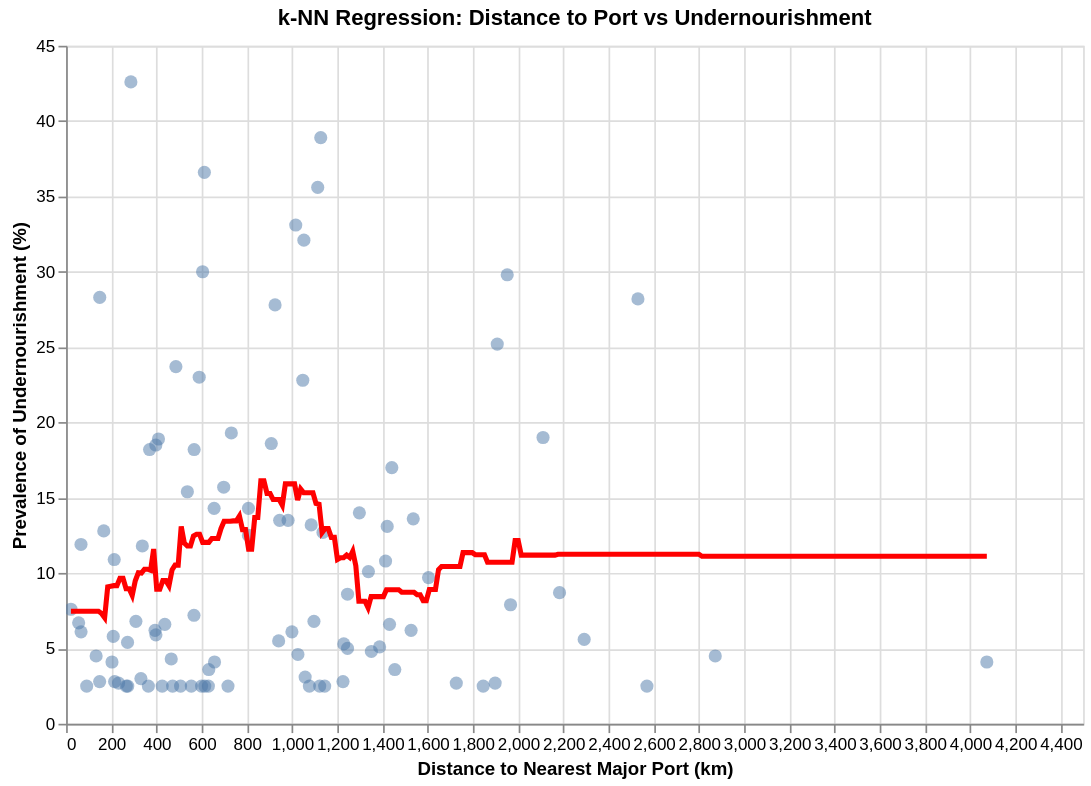

The cell this chart's notebook holds for it:
### Code cell
# k-NN Regression: Distance to Port vs Undernourishment
x_dist, y_dist_pred = get_knn_predictions(reg_df['dist_to_nearest_port_km'], reg_df['latest_undernourishment'], k=15)
dist_pred_df = pd.DataFrame({'dist_to_nearest_port_km': x_dist, 'predicted_undernourishment': y_dist_pred})

scatter_dist = alt.Chart(reg_df).mark_point(filled=True, size=60, opacity=0.5).encode(
    x=alt.X('dist_to_nearest_port_km:Q', title='Distance to Nearest Major Port (km)'),
    y=alt.Y('latest_undernourishment:Q', title='Prevalence of Undernourishment (%)'),
    tooltip=['dist_to_nearest_port_km', 'latest_undernourishment']
)

line_dist = alt.Chart(dist_pred_df).mark_line(color='red', size=3).encode(
    x='dist_to_nearest_port_km:Q',
    y='predicted_undernourishment:Q'
)

(scatter_dist + line_dist).properties(
    width=600,
    height=400,
    title='k-NN Regression: Distance to Port vs Undernourishment'
).interactive()

### Figure 1 — Vega-Lite specification as saved in the notebook (floating-point values rounded to 4 significant figures; data arrays with more than 128 entries replaced by an {"elided": "..."} marker saying what was removed)
{"config": {"view": {"continuousWidth": 300, "continuousHeight": 300}}, "layer": [{"data": {"name": "data-6b98e804f05e21e04bb483b03b6faf44"}, "mark": {"type": "point", "filled": true, "opacity": 0.5, "size": 60}, "encoding": {"tooltip": [{"field": "dist_to_nearest_port_km", "type": "quantitative"}, {"field": "latest_undernourishment", "type": "quantitative"}], "x": {"field": "dist_to_nearest_port_km", "title": "Distance to Nearest Major Port (km)", "type": "quantitative"}, "y": {"field": "latest_undernourishment", "title": "Prevalence of Undernourishment (%)", "type": "quantitative"}}, "name": "view_5"}, {"data": {"name": "data-4dbbe6d07fa882ed475798710cb52b57"}, "mark": {"type": "line", "color": "red", "size": 3}, "encoding": {"x": {"field": "dist_to_nearest_port_km", "type": "quantitative"}, "y": {"field": "predicted_undernourishment", "type": "quantitative"}}}], "height": 400, "params": [{"name": "param_20", "select": {"type": "interval", "encodings": ["x", "y"]}, "bind": "scales", "views": ["view_5"]}], "title": "k-NN Regression: Distance to Port vs Undernourishment", "width": 600, "$schema": "https://vega.github.io/schema/vega-lite/v5.20.1.json", "datasets": {"data-6b98e804f05e21e04bb483b03b6faf44": [{"dist_to_nearest_port_km": 604.0, "GDP_billions_USD": 26.67, "latest_undernourishment": 30.0}, {"dist_to_nearest_port_km": 1052.0, "GDP_billions_USD": 31.47, "latest_undernourishment": 32.1}, {"dist_to_nearest_port_km": 1967.0, "GDP_billions_USD": 1.137, "latest_undernourishment": 7.9}, {"dist_to_nearest_port_km": 1845.0, "GDP_billions_USD": 103.5, "latest_undernourishment": 2.5}, {"dist_to_nearest_port_km": 266.4, "GDP_billions_USD": 80.81, "latest_undernourishment": 2.5}, {"dist_to_nearest_port_km": 214.7, "GDP_billions_USD": 519.2, "latest_undernourishment": 2.8}, {"dist_to_nearest_port_km": 1016.0, "GDP_billions_USD": 53.79, "latest_undernourishment": 33.1}, {"dist_to_nearest_port_km": 1454.0, "GDP_billions_USD": 91.8, "latest_undernourishment": 3.6}, {"dist_to_nearest_port_km": 506.5, "GDP_billions_USD": 51.53, "latest_undernourishment": 2.5}, {"dist_to_nearest_port_km": 1245.0, "GDP_billions_USD": 29.49, "latest_undernourishment": 8.6}, {"dist_to_nearest_port_km": 369.3, "GDP_billions_USD": 9.651, "latest_undernourishment": 18.2}, {"dist_to_nearest_port_km": 1441.0, "GDP_billions_USD": 2.002, "latest_undernourishment": 17.0}, {"dist_to_nearest_port_km": 308.8, "GDP_billions_USD": 617.0, "latest_undernourishment": 6.8}, {"dist_to_nearest_port_km": 588.9, "GDP_billions_USD": 94.18, "latest_undernourishment": 23.0}, {"dist_to_nearest_port_km": 1604.0, "GDP_billions_USD": 14.24, "latest_undernourishment": 9.7}, {"dist_to_nearest_port_km": 2183.0, "GDP_billions_USD": 3.78, "latest_undernourishment": 8.7}, {"dist_to_nearest_port_km": 1414.0, "GDP_billions_USD": 42.14, "latest_undernourishment": 10.8}, {"dist_to_nearest_port_km": 565.7, "GDP_billions_USD": 415.3, "latest_undernourishment": 7.2}, {"dist_to_nearest_port_km": 2110.0, "GDP_billions_USD": 1.801, "latest_undernourishment": 19.0}, {"dist_to_nearest_port_km": 924.7, "GDP_billions_USD": 3.607, "latest_undernourishment": 27.8}, {"dist_to_nearest_port_km": 1727.0, "GDP_billions_USD": 2.082, "latest_undernourishment": 2.7}, {"dist_to_nearest_port_km": 599.5, "GDP_billions_USD": 80.54, "latest_undernourishment": 2.5}, {"dist_to_nearest_port_km": 1526.0, "GDP_billions_USD": 35.01, "latest_undernourishment": 6.2}, {"dist_to_nearest_port_km": 2872.0, "GDP_billions_USD": 0.938, "latest_undernourishment": 4.5}, {"dist_to_nearest_port_km": 1113.0, "GDP_billions_USD": 13.63, "latest_undernourishment": 35.6}, {"dist_to_nearest_port_km": 629.6, "GDP_billions_USD": 376.7, "latest_undernourishment": 2.5}, {"dist_to_nearest_port_km": 272.8, "GDP_billions_USD": 800.5, "latest_undernourishment": 2.5}, {"dist_to_nearest_port_km": 208.6, "GDP_billions_USD": 475.6, "latest_undernourishment": 5.8}, {"dist_to_nearest_port_km": 393.5, "GDP_billions_USD": 279.5, "latest_undernourishment": 6.2}, {"dist_to_nearest_port_km": 1058.0, "GDP_billions_USD": 45.28, "latest_undernourishment": 3.1}, {"dist_to_nearest_port_km": 2530.0, "GDP_billions_USD": 33.54, "latest_undernourishment": 28.2}, {"dist_to_nearest_port_km": 132.8, "GDP_billions_USD": 82.14, "latest_undernourishment": 4.5}, {"dist_to_nearest_port_km": 397.4, "GDP_billions_USD": 109.7, "latest_undernourishment": 5.9}, {"dist_to_nearest_port_km": 654.8, "GDP_billions_USD": 553.7, "latest_undernourishment": 14.3}, {"dist_to_nearest_port_km": 1338.0, "GDP_billions_USD": 19.0, "latest_undernourishment": 10.1}, {"dist_to_nearest_port_km": 697.3, "GDP_billions_USD": 18.38, "latest_undernourishment": 15.7}, {"dist_to_nearest_port_km": 1026.0, "GDP_billions_USD": 46.21, "latest_undernourishment": 4.6}, {"dist_to_nearest_port_km": 408.7, "GDP_billions_USD": 14.29, "latest_undernourishment": 18.9}, {"dist_to_nearest_port_km": 148.8, "GDP_billions_USD": 22.23, "latest_undernourishment": 28.3}, {"dist_to_nearest_port_km": 203.0, "GDP_billions_USD": 147.1, "latest_undernourishment": 4.1}, {"dist_to_nearest_port_km": 554.0, "GDP_billions_USD": 7.571, "latest_undernourishment": 2.5}, {"dist_to_nearest_port_km": 1387.0, "GDP_billions_USD": 17.73, "latest_undernourishment": 5.1}, {"dist_to_nearest_port_km": 716.3, "GDP_billions_USD": 16.98, "latest_undernourishment": 2.5}, {"dist_to_nearest_port_km": 21.43, "GDP_billions_USD": 15.48, "latest_undernourishment": 7.6}, {"dist_to_nearest_port_km": 1431.0, "GDP_billions_USD": 11.39, "latest_undernourishment": 6.6}, {"dist_to_nearest_port_km": 1351.0, "GDP_billions_USD": 22.27, "latest_undernourishment": 4.8}, {"dist_to_nearest_port_km": 148.4, "GDP_billions_USD": 481.8, "latest_undernourishment": 2.8}, {"dist_to_nearest_port_km": 731.1, "GDP_billions_USD": 10.89, "latest_undernourishment": 19.3}, {"dist_to_nearest_port_km": 1127.0, "GDP_billions_USD": 17.14, "latest_undernourishment": 38.9}, {"dist_to_nearest_port_km": 1085.0, "GDP_billions_USD": 48.31, "latest_undernourishment": 13.2}, {"dist_to_nearest_port_km": 611.8, "GDP_billions_USD": 4.72, "latest_undernourishment": 36.6}, {"dist_to_nearest_port_km": 91.15, "GDP_billions_USD": 165.2, "latest_undernourishment": 2.5}, {"dist_to_nearest_port_km": 4074.0, "GDP_billions_USD": 0.263, "latest_undernourishment": 4.1}, {"dist_to_nearest_port_km": 485.8, "GDP_billions_USD": 121.5, "latest_undernourishment": 23.7}, {"dist_to_nearest_port_km": 2570.0, "GDP_billions_USD": 259.7, "latest_undernourishment": 2.5}, {"dist_to_nearest_port_km": 166.6, "GDP_billions_USD": 55.01, "latest_undernourishment": 12.8}, {"dist_to_nearest_port_km": 55.5, "GDP_billions_USD": 18.11, "latest_undernourishment": 6.7}, {"dist_to_nearest_port_km": 536.5, "GDP_billions_USD": 277.8, "latest_undernourishment": 15.4}, {"dist_to_nearest_port_km": 471.2, "GDP_billions_USD": 203.3, "latest_undernourishment": 2.5}, {"dist_to_nearest_port_km": 944.9, "GDP_billions_USD": 36.35, "latest_undernourishment": 13.5}, {"dist_to_nearest_port_km": 286.6, "GDP_billions_USD": 27.62, "latest_undernourishment": 42.6}, {"dist_to_nearest_port_km": 1898.0, "GDP_billions_USD": 22.01, "latest_undernourishment": 2.7}, {"dist_to_nearest_port_km": 1421.0, "GDP_billions_USD": 2.023, "latest_undernourishment": 13.1}, {"dist_to_nearest_port_km": 806.8, "GDP_billions_USD": 25.43, "latest_undernourishment": 12.5}, {"dist_to_nearest_port_km": 1298.0, "GDP_billions_USD": 111.0, "latest_undernourishment": 14.0}, {"dist_to_nearest_port_km": 436.8, "GDP_billions_USD": 67.9, "latest_undernourishment": 6.6}, {"dist_to_nearest_port_km": 1229.0, "GDP_billions_USD": 29.95, "latest_undernourishment": 5.3}, {"dist_to_nearest_port_km": 907.9, "GDP_billions_USD": 20.86, "latest_undernourishment": 18.6}, {"dist_to_nearest_port_km": 2292.0, "GDP_billions_USD": 6.106, "latest_undernourishment": 5.6}, {"dist_to_nearest_port_km": 397.0, "GDP_billions_USD": 184.2, "latest_undernourishment": 18.5}, {"dist_to_nearest_port_km": 1097.0, "GDP_billions_USD": 35.06, "latest_undernourishment": 6.8}, {"dist_to_nearest_port_km": 1137.0, "GDP_billions_USD": 126.4, "latest_undernourishment": 12.7}, {"dist_to_nearest_port_km": 66.2, "GDP_billions_USD": 129.9, "latest_undernourishment": 6.1}, {"dist_to_nearest_port_km": 940.4, "GDP_billions_USD": 0.73, "latest_undernourishment": 5.5}, {"dist_to_nearest_port_km": 65.91, "GDP_billions_USD": 4.283, "latest_undernourishment": 11.9}, {"dist_to_nearest_port_km": 425.1, "GDP_billions_USD": 81.94, "latest_undernourishment": 2.5}, {"dist_to_nearest_port_km": 982.2, "GDP_billions_USD": 1.406, "latest_undernourishment": 13.5}, {"dist_to_nearest_port_km": 656.8, "GDP_billions_USD": 347.4, "latest_undernourishment": 4.1}, {"dist_to_nearest_port_km": 232.2, "GDP_billions_USD": 375.7, "latest_undernourishment": 2.7}, {"dist_to_nearest_port_km": 1952.0, "GDP_billions_USD": 12.58, "latest_undernourishment": 29.8}, {"dist_to_nearest_port_km": 1908.0, "GDP_billions_USD": 2.909, "latest_undernourishment": 25.2}, {"dist_to_nearest_port_km": 999.2, "GDP_billions_USD": 52.6, "latest_undernourishment": 6.1}, {"dist_to_nearest_port_km": 271.9, "GDP_billions_USD": 32.93, "latest_undernourishment": 5.4}, {"dist_to_nearest_port_km": 806.9, "GDP_billions_USD": 22.64, "latest_undernourishment": 14.3}, {"dist_to_nearest_port_km": 331.1, "GDP_billions_USD": 105.9, "latest_undernourishment": 3.0}, {"dist_to_nearest_port_km": 1047.0, "GDP_billions_USD": 20.91, "latest_undernourishment": 22.8}, {"dist_to_nearest_port_km": 363.9, "GDP_billions_USD": 29.95, "latest_undernourishment": 2.5}, {"dist_to_nearest_port_km": 1536.0, "GDP_billions_USD": 48.71, "latest_undernourishment": 13.6}, {"dist_to_nearest_port_km": 337.3, "GDP_billions_USD": 20.64, "latest_undernourishment": 11.8}, {"dist_to_nearest_port_km": 1245.0, "GDP_billions_USD": 3.306, "latest_undernourishment": 5.0}, {"dist_to_nearest_port_km": 613.6, "GDP_billions_USD": 75.26, "latest_undernourishment": 2.5}, {"dist_to_nearest_port_km": 1225.0, "GDP_billions_USD": 6.517, "latest_undernourishment": 2.8}, {"dist_to_nearest_port_km": 212.9, "GDP_billions_USD": 469.3, "latest_undernourishment": 10.9}, {"dist_to_nearest_port_km": 1122.0, "GDP_billions_USD": 74.68, "latest_undernourishment": 2.5}, {"dist_to_nearest_port_km": 1144.0, "GDP_billions_USD": 25.12, "latest_undernourishment": 2.5}, {"dist_to_nearest_port_km": 631.4, "GDP_billions_USD": 638.6, "latest_undernourishment": 3.6}, {"dist_to_nearest_port_km": 566.5, "GDP_billions_USD": 124.1, "latest_undernourishment": 18.2}, {"dist_to_nearest_port_km": 1077.0, "GDP_billions_USD": 210.9, "latest_undernourishment": 2.5}, {"dist_to_nearest_port_km": 465.2, "GDP_billions_USD": 20.85, "latest_undernourishment": 4.3}], "data-4dbbe6d07fa882ed475798710cb52b57": {"elided": "300 records"}}}
